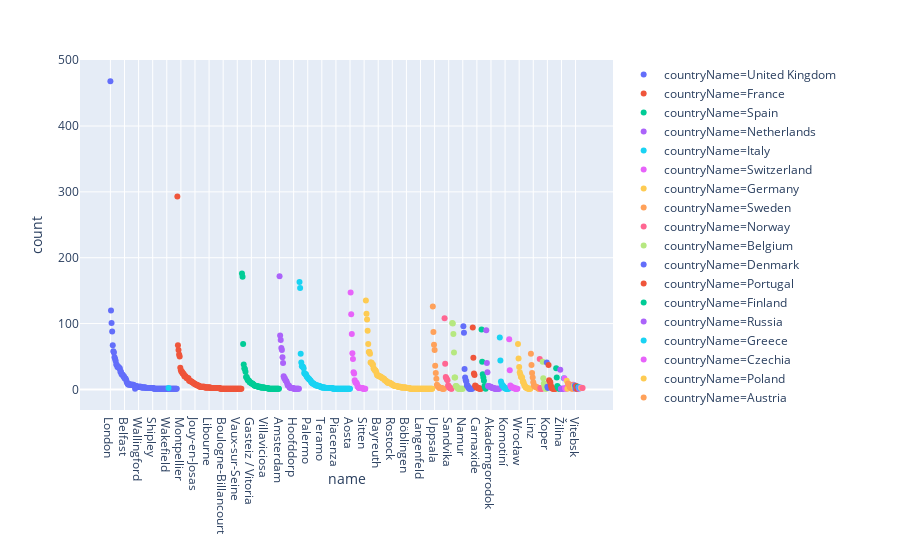

The code cell stored with this chart in its notebook:
### Code cell
px.scatter(df, x="name", y="count", color="countryName")

### Figure 1 — Plotly figure (JSON) as saved in the notebook; plotly's stock layout.template omitted (floating-point values rounded to 4 significant figures)
{"data": [{"hoverlabel": {"namelength": 0}, "hovertemplate": "countryName=United Kingdom<br>name=%{x}<br>count=%{y}", "legendgroup": "countryName=United Kingdom", "marker": {"color": "#636efa", "symbol": "circle"}, "mode": "markers", "name": "countryName=United Kingdom", "showlegend": true, "type": "scatter", "uid": "c8a11bf7-8311-45d0-afc5-17d69cec1779", "x": ["London", "Oxford", "Cambridge", "Manchester", "Edinburgh", "Newcastle upon Tyne", "Birmingham", "Glasgow", "Exeter", "Liverpool", "Leeds", "Sheffield", "Coventry", "Abingdon", "Cardiff", "York", "Redhill", "Southampton", "Norwich", "Aberdeen", "Bristol", "Welwyn Garden City", "Canterbury", "Nottingham", "Belfast", "Kingston upon Hull", "Durham", "Lancaster", "Leicester", "Didcot", "Saint Andrews", "Warrington", "Bath", "Runcorn", "Daresbury", "Dundee", "Warrington", "Taunton", "Swansea", "Reading", "Loughborough", "Egham", "Brighton", "Bangor", "Hatfield", "Newcastle under Lyme", "Craigavon", "Moreton", "Ormskirk", "Wallingford", "Bradford", "Guildford", "Colchester", "Derby", "Plymouth", "Paisley", "Box", "Chester", "Lancing", "Ipswich", "Wokingham", "Worcester", "Street", "Winchester", "High Wycombe", "Dalkeith", "Inverness", "Marlborough", "Milton Keynes", "Chesterfield", "Bournemouth", "Salford", "Scarborough", "Shipley", "Rotherham", "Bishops Stortford", "Bracknell", "Brierley Hill", "Brixham", "Bangor", "Airdrie", "Aylesbury", "Broadstairs", "Kirkcaldy", "Kilmarnock", "Lakenheath", "Larbert", "Lincoln", "Lowestoft", "Harpenden", "Coleraine", "Gateshead", "Cranfield", "Croydon", "Crumlin", "Dumfries", "Farnham", "Luton", "Wakefield", "Stoke-on-Trent", "Tranent", "Victoria", "Walkden", "Stirling", "Watford", "Witney", "Woking", "Stevenage", "Pontypridd", "Middlesbrough", "Newbury", "Newquay", "North Shields", "Peterborough", "Portsmouth", "Slough"], "xaxis": "x", "y": [468, 120, 101, 88, 67, 58, 56, 49, 46, 43, 38, 37, 34, 34, 34, 32, 32, 27, 27, 23, 23, 22, 20, 20, 17, 17, 16, 14, 11, 9, 8, 8, 8, 8, 7, 7, 7, 7, 7, 7, 7, 6, 6, 5, 5, 5, 4, 4, 4, 4, 4, 4, 4, 4, 3, 3, 3, 3, 3, 3, 3, 3, 2, 2, 2, 2, 2, 2, 2, 2, 2, 2, 2, 2, 2, 1, 1, 1, 1, 1, 1, 1, 1, 1, 1, 1, 1, 1, 1, 1, 1, 1, 1, 1, 1, 1, 1, 1, 1, 1, 1, 1, 1, 1, 1, 1, 1, 1, 1, 1, 1, 1, 1, 1, 1, 1], "yaxis": "y"}, {"hoverlabel": {"namelength": 0}, "hovertemplate": "countryName=France<br>name=%{x}<br>count=%{y}", "legendgroup": "countryName=France", "marker": {"color": "#EF553B", "symbol": "circle"}, "mode": "markers", "name": "countryName=France", "showlegend": true, "type": "scatter", "uid": "8b6ffd8d-d2d5-4fdf-8e8f-1837dbe80cb5", "x": ["Paris", "Lyon", "Villejuif", "Bordeaux", "Gif-sur-Yvette", "Marseille", "Montpellier", "Orsay", "Grenoble", "Pessac", "Tours", "Toulouse", "Brest", "Caen", "Angers", "Lille", "Saint-Martin-d’Hères", "Strasbourg", "Palaiseau", "Fontenay-aux-Roses", "Vinon-sur-Verdon", "Rennes", "Limoges", "Versailles", "Le Kremlin-Bicêtre", "Nancy", "Suresnes", "Nyons", "Créteil", "Dijon", "Jouy-en-Josas", "Nice", "Le Chesnay", "Villeurbanne", "Villetaneuse", "Vandœuvre-lès-Nancy", "Clermont-Ferrand", "Nantes", "Rouen", "Saint-Étienne", "Saint-Cloud", "Biot", "Besançon", "Amiens", "Saint-Mandé", "Saint-Genis-Laval", "Narbonne", "Avignon", "Fleury-Mérogis", "Illkirch-Graffenstaden", "Nanterre", "Issy-les-Moulineaux", "Nîmes", "Marcoussis", "Libourne", "Lorient", "Reims", "Le Pecq", "Valenciennes", "Vannes", "Perpignan", "Saint-Aubin", "La Rochelle", "Clamart", "Bron", "Meudon", "Arpajon", "Antony", "Aix-en-Provence", "Villeneuve-d'Ascq", "Saint-Maurice", "Tourcoing", "Talence", "Beauvais", "Chambéry", "Castanet-Tolosan", "Brétigny-sur-Orge", "Bourgoin", "Boulogne-Billancourt", "Beaune", "Châtillon", "Aulnay-sous-Bois", "Annecy-le-Vieux", "Annecy", "Ajaccio", "Abbeville", "Charleville-Mézières", "Orléans", "Nouzilly", "Nogent-sur-Marne", "Montivilliers", "Metz", "Meaux", "Le Mans", "Compiègne", "Firminy", "Écully", "Pierre-Bénite", "Pau", "Pleaux", "Plérin", "Saint-Germain-en-Laye", "Vaux-sur-Seine", "Tarbes", "Saint-Lô", "Saint-Julien-en-Genevois", "Roanne", "Ramonville-Saint-Agne", "Poitiers", "Villefranche-sur-Mer"], "xaxis": "x", "y": [293, 67, 60, 53, 50, 33, 29, 27, 27, 24, 24, 23, 20, 20, 20, 18, 17, 17, 17, 17, 13, 13, 13, 12, 12, 11, 11, 10, 9, 9, 8, 8, 7, 7, 6, 6, 6, 5, 4, 4, 4, 4, 4, 4, 4, 4, 4, 3, 3, 3, 3, 3, 3, 3, 3, 3, 3, 2, 2, 2, 2, 2, 2, 2, 2, 2, 2, 2, 2, 2, 2, 2, 2, 1, 1, 1, 1, 1, 1, 1, 1, 1, 1, 1, 1, 1, 1, 1, 1, 1, 1, 1, 1, 1, 1, 1, 1, 1, 1, 1, 1, 1, 1, 1, 1, 1, 1, 1, 1, 1], "yaxis": "y"}, {"hoverlabel": {"namelength": 0}, "hovertemplate": "countryName=Spain<br>name=%{x}<br>count=%{y}", "legendgroup": "countryName=Spain", "marker": {"color": "#00cc96", "symbol": "circle"}, "mode": "markers", "name": "countryName=Spain", "showlegend": true, "type": "scatter", "uid": "24d6c4a3-2f71-44dd-929b-dedb5c00efe7", "x": ["Barcelona", "Madrid", "Valencia", "Sevilla", "Granada", "Málaga", "Alcalá de Henares", "Santander", "Zaragoza", "Córdoba", "Pamplona", "Murcia", "Leioa", "Alicante", "Santiago de Compostela", "Oviedo", "Gasteiz / Vitoria", "Salamanca", "Santa Cruz de Tenerife", "Elche", "Albacete", "Bilbao", "Valladolid", "Logroño", "Jaén", "La Laguna", "Badajoz", "Ourense", "Girona", "Cañada", "Palma", "Almería", "Barakaldo", "Donostia / San Sebastián", "A Coruña", "Burgos", "Cadiz", "Castelló de la Plana", "Ciudad Real", "Paterna", "Villaviciosa", "Vigo", "Tarragona", "Lleida", "Fuenlabrada", "Tortosa", "Torrelavega", "Torrejón de Ardoz", "Sant Joan Despí", "Sant Cugat del Vallès", "Reus", "Zamora", "Pozuelo de Alarcón", "Olot", "Arrasate / Mondragón", "Valdemoro", "León", "Gijón", "Las Palmas de Gran Canaria", "Lorca", "Getafe", "Cuenca", "El Ejido", "Cartagena"], "xaxis": "x", "y": [176, 171, 69, 38, 32, 31, 27, 19, 19, 16, 14, 14, 13, 11, 11, 10, 9, 9, 9, 8, 7, 6, 6, 5, 5, 5, 5, 4, 4, 4, 4, 4, 3, 3, 3, 3, 3, 3, 3, 2, 2, 2, 2, 2, 2, 1, 1, 1, 1, 1, 1, 1, 1, 1, 1, 1, 1, 1, 1, 1, 1, 1, 1, 1], "yaxis": "y"}, {"hoverlabel": {"namelength": 0}, "hovertemplate": "countryName=Netherlands<br>name=%{x}<br>count=%{y}", "legendgroup": "countryName=Netherlands", "marker": {"color": "#ab63fa", "symbol": "circle"}, "mode": "markers", "name": "countryName=Netherlands", "showlegend": true, "type": "scatter", "uid": "d2f223eb-b5c1-466c-82f9-4d68c1021368", "x": ["Amsterdam", "Leiden", "Maastricht", "Utrecht", "Rotterdam", "Nijmegen", "Groningen", "Delft", "Wageningen", "Eindhoven", "Nieuwegein", "De Bilt", "Enschede", "The Hague", "Veldhoven", "Dordrecht", "Kampen", "Boxtel", "'s-Hertogenbosch", "Naarden", "Alkmaar", "Tilburg", "Noordwijk-Binnen", "Purmerend", "Hoofddorp", "Leeuwarden", "Vlaardingen", "Zwolle", "Hilversum", "Heteren", "Den Burg", "Almelo", "Amersfoort", "Arnhem"], "xaxis": "x", "y": [172, 82, 75, 63, 60, 49, 40, 20, 17, 17, 14, 13, 12, 9, 6, 6, 6, 3, 3, 2, 2, 2, 2, 2, 1, 1, 1, 1, 1, 1, 1, 1, 1, 1], "yaxis": "y"}, {"hoverlabel": {"namelength": 0}, "hovertemplate": "countryName=Italy<br>name=%{x}<br>count=%{y}", "legendgroup": "countryName=Italy", "marker": {"color": "#19d3f3", "symbol": "circle"}, "mode": "markers", "name": "countryName=Italy", "showlegend": true, "type": "scatter", "uid": "1975f0cc-a780-4622-91ba-61ac72e6a12b", "x": ["Milan", "Rome", "Florence", "Naples", "Padova", "Rozzano", "Turin", "Pisa", "Parma", "Bologna", "Chieti", "Perugia", "Pavia", "Brescia", "Palermo", "Genoa", "Verona", "Trieste", "Catania", "Bari", "Lecce", "Cagliari", "Udine", "Reggio Calabria", "Siena", "Modena", "Caserta", "Trento", "Bergamo", "L'Aquila", "Negrar", "Ancona", "Fisciano", "Campobasso", "Candiolo", "Bolzano", "Benevento", "Mangone", "Teramo", "Como", "Cassino", "Aviano", "Messina", "Veruno", "Monza", "Lodi", "Forlì", "Foggia", "Ferrara", "Cuneo", "San Vito al Tagliamento", "Bisceglie", "Sassari", "Venice", "Vicenza", "Seriate", "Scandiano", "Lumezzane", "Montescano", "Ravenna", "Pozzilli", "Pietra Ligure", "Piacenza", "Mantova", "Lecco", "Grosseto", "Reggio nell'Emilia", "Desio", "San Donato Milanese", "Urbino", "Treviso", "Tivoli", "Taranto", "San Giovanni Rotondo", "Este", "Cotignola", "Cosenza", "Castellaneta", "Casalecchio di Reno", "Brindisi", "Belluno", "Avezzano", "Aversa", "Asti", "Ariano Irpino-Martiri", "Arezzo", "Aosta"], "xaxis": "x", "y": [163, 154, 54, 41, 35, 35, 34, 32, 25, 24, 23, 23, 20, 19, 18, 16, 16, 15, 14, 13, 11, 11, 9, 9, 9, 8, 7, 7, 6, 6, 6, 6, 5, 5, 5, 4, 4, 4, 3, 3, 3, 3, 3, 3, 2, 2, 2, 2, 2, 2, 2, 2, 2, 2, 2, 2, 2, 1, 1, 1, 1, 1, 1, 1, 1, 1, 1, 1, 1, 1, 1, 1, 1, 1, 1, 1, 1, 1, 1, 1, 1, 1, 1, 1, 1, 1, 1], "yaxis": "y"}, {"hoverlabel": {"namelength": 0}, "hovertemplate": "countryName=Switzerland<br>name=%{x}<br>count=%{y}", "legendgroup": "countryName=Switzerland", "marker": {"color": "#e763fa", "symbol": "circle"}, "mode": "markers", "name": "countryName=Switzerland", "showlegend": true, "type": "scatter", "uid": "e9ebafe3-ba40-4ac2-9343-fa2843124f92", "x": ["Zürich", "Lausanne", "Genève", "Basel", "Bern", "Fribourg", "Lugano", "Sankt Gallen", "Luzern", "Neuchâtel", "Genolier", "Villigen", "Rüschlikon", "Kaiseraugst", "Plan-les-Ouates", "Frick", "Winterthur", "Dübendorf", "Bassersdorf", "Davos", "Bellinzona", "Zürich (Kreis 7) / Hirslanden", "Kirchlindach", "Sitten", "Vevey", "Wallisellen"], "xaxis": "x", "y": [147, 114, 84, 55, 46, 26, 24, 14, 11, 10, 10, 8, 4, 4, 2, 2, 2, 2, 2, 2, 2, 1, 1, 1, 1, 1], "yaxis": "y"}, {"hoverlabel": {"namelength": 0}, "hovertemplate": "countryName=Germany<br>name=%{x}<br>count=%{y}", "legendgroup": "countryName=Germany", "marker": {"color": "#FECB52", "symbol": "circle"}, "mode": "markers", "name": "countryName=Germany", "showlegend": true, "type": "scatter", "uid": "96cfd16d-cc2f-40d1-8dd5-237f28bdee42", "x": ["Berlin", "Munich", "Heidelberg", "Hamburg", "Leipzig", "Freiburg", "Köln", "Göttingen", "Erlangen", "Essen", "Potsdam", "Garching bei München", "Frankfurt am Main", "Bonn", "Tübingen", "Gießen", "Bremen", "Mannheim", "Dresden", "Düsseldorf", "Kassel", "Bayreuth", "Osnabrück", "Bielefeld", "Hannover", "Kaiserslautern", "Greifswald", "Stuttgart", "Würzburg", "Münster", "Kiel", "Braunschweig", "Aachen", "Darmstadt", "Bochum", "Lübeck", "Jena", "Ludwigshafen am Rhein", "Marburg an der Lahn", "Mainz", "Karlsruhe", "Ulm", "Borstel", "Jülich", "Homburg", "Rostock", "Bad Nauheim", "Magdeburg", "Nürnberg", "Offenbach", "Oberkochen", "Regensburg", "Halle (Saale)", "Geesthacht", "Ingelheim am Rhein", "Augsburg", "Cottbus", "Chemnitz", "Freising", "Witten", "Trier", "Saarbrücken", "Sankt Augustin", "Schenefeld", "Erfurt", "Wiesbaden", "Oldenburg", "Bad Mergentheim", "Denzlingen", "Böblingen", "Bad Homburg vor der Höhe", "Strausberg", "Eisenach", "Eichstätt", "Werdohl", "Mittweida", "Unterschleißheim", "Garching an der Alz", "Fürth", "Friedrichshafen", "Warendorf", "Wesel", "Frankfurt (Oder)", "Ettlingen", "Tuttlingen", "Esslingen", "Weßling", "Dortmund", "Sigmaringen", "Denkendorf", "Mönchengladbach", "Murnau am Staffelsee", "Lengede", "Langenfeld", "Konstanz", "Neubrandenburg", "Oberschleißheim", "Pinneberg", "Siegen", "Rendsburg", "Rheda-Wiedenbrück", "Ilmenau", "Rosenheim", "Herne", "Hameln", "Schmallenberg", "Dachau", "Bad Oeynhausen", "Bremerhaven", "Bottrop", "Bad Münstereifel", "Bad Berka", "Albstadt", "Lüneburg"], "xaxis": "x", "y": [135, 115, 106, 89, 69, 57, 57, 54, 41, 41, 40, 38, 38, 32, 31, 29, 29, 28, 25, 22, 21, 21, 20, 20, 20, 19, 19, 18, 17, 17, 16, 16, 14, 14, 13, 12, 12, 10, 10, 10, 10, 10, 9, 9, 8, 7, 7, 6, 6, 5, 5, 5, 5, 5, 4, 4, 4, 4, 4, 4, 3, 3, 3, 3, 3, 3, 3, 3, 3, 2, 2, 2, 2, 2, 2, 1, 1, 1, 1, 1, 1, 1, 1, 1, 1, 1, 1, 1, 1, 1, 1, 1, 1, 1, 1, 1, 1, 1, 1, 1, 1, 1, 1, 1, 1, 1, 1, 1, 1, 1, 1, 1, 1, 1], "yaxis": "y"}, {"hoverlabel": {"namelength": 0}, "hovertemplate": "countryName=Sweden<br>name=%{x}<br>count=%{y}", "legendgroup": "countryName=Sweden", "marker": {"color": "#FFA15A", "symbol": "circle"}, "mode": "markers", "name": "countryName=Sweden", "showlegend": true, "type": "scatter", "uid": "a648d394-61f7-477b-bed3-c3c56547ed1e", "x": ["Stockholm", "Göteborg", "Lund", "Uppsala", "Linköping", "Umeå", "Örebro", "Södertälje", "Norrköping", "Solna", "Skövde", "Nacka", "Mölndal", "Malmö", "Karlstad", "Luleå", "Kista", "Eskilstuna", "Falun", "Gävle"], "xaxis": "x", "y": [126, 87, 68, 60, 36, 25, 16, 7, 5, 4, 4, 2, 2, 2, 2, 2, 1, 1, 1, 1], "yaxis": "y"}, {"hoverlabel": {"namelength": 0}, "hovertemplate": "countryName=Norway<br>name=%{x}<br>count=%{y}", "legendgroup": "countryName=Norway", "marker": {"color": "#FF6692", "symbol": "circle"}, "mode": "markers", "name": "countryName=Norway", "showlegend": true, "type": "scatter", "uid": "7c3ea5a7-ad0c-4114-820e-13ad9ec15cbc", "x": ["Oslo", "Bergen", "Stavanger", "Lillestrøm", "Trondheim", "Tromsø", "Ås", "Sandvika", "Hov", "Drammen", "Asker", "Tønsberg", "Arendal"], "xaxis": "x", "y": [108, 39, 19, 17, 15, 14, 6, 5, 3, 2, 2, 1, 1], "yaxis": "y"}, {"hoverlabel": {"namelength": 0}, "hovertemplate": "countryName=Belgium<br>name=%{x}<br>count=%{y}", "legendgroup": "countryName=Belgium", "marker": {"color": "#B6E880", "symbol": "circle"}, "mode": "markers", "name": "countryName=Belgium", "showlegend": true, "type": "scatter", "uid": "13a89d35-a5bb-49d4-aeb3-df607b3114a4", "x": ["Leuven", "Gent", "Brussels", "Antwerpen", "Louvain-la-Neuve", "Liège", "Charleroi", "Aalst", "Torhout", "Sint-Niklaas", "Bonheiden", "Geel", "Gembloux", "Mechelen", "Melle", "Merelbeke", "Mol", "Mons", "Namur"], "xaxis": "x", "y": [101, 100, 84, 56, 18, 18, 5, 5, 4, 2, 1, 1, 1, 1, 1, 1, 1, 1, 1], "yaxis": "y"}, {"hoverlabel": {"namelength": 0}, "hovertemplate": "countryName=Denmark<br>name=%{x}<br>count=%{y}", "legendgroup": "countryName=Denmark", "marker": {"color": "#636efa", "symbol": "circle"}, "mode": "markers", "name": "countryName=Denmark", "showlegend": true, "type": "scatter", "uid": "a9d0a545-7961-460c-816b-89e04de83284", "x": ["Århus", "Copenhagen", "Kongens Lyngby", "Aalborg", "Odense", "Roskilde", "Vejle", "Hvidovre", "Varde", "Herlev", "Bjerringbro", "Glostrup", "Holbæk", "Hørsholm", "Nykøbing Falster", "Taastrup"], "xaxis": "x", "y": [96, 86, 31, 18, 14, 12, 6, 6, 4, 2, 1, 1, 1, 1, 1, 1], "yaxis": "y"}, {"hoverlabel": {"namelength": 0}, "hovertemplate": "countryName=Portugal<br>name=%{x}<br>count=%{y}", "legendgroup": "countryName=Portugal", "marker": {"color": "#EF553B", "symbol": "circle"}, "mode": "markers", "name": "countryName=Portugal", "showlegend": true, "type": "scatter", "uid": "d4f13883-a339-4ddd-b30a-c309cdf4aa0c", "x": ["Lisbon", "Porto", "Coimbra", "Braga", "Aveiro", "Porto Salvo", "Amadora", "Carnaxide", "Oeiras", "Évora", "Leiria", "Matosinhos", "Castelo Branco", "Funchal", "Queluz"], "xaxis": "x", "y": [94, 48, 24, 22, 6, 5, 3, 3, 3, 2, 2, 1, 1, 1, 1], "yaxis": "y"}, {"hoverlabel": {"namelength": 0}, "hovertemplate": "countryName=Finland<br>name=%{x}<br>count=%{y}", "legendgroup": "countryName=Finland", "marker": {"color": "#00cc96", "symbol": "circle"}, "mode": "markers", "name": "countryName=Finland", "showlegend": true, "type": "scatter", "uid": "9d3d6b02-f63c-4d18-8a2b-52a6a7d33d5c", "x": ["Helsinki", "Turku", "Kuopio", "Tampere", "Oulu", "Espoo", "Jyväskylä", "Jokioinen"], "xaxis": "x", "y": [91, 42, 23, 18, 13, 5, 3, 1], "yaxis": "y"}, {"hoverlabel": {"namelength": 0}, "hovertemplate": "countryName=Russia<br>name=%{x}<br>count=%{y}", "legendgroup": "countryName=Russia", "marker": {"color": "#ab63fa", "symbol": "circle"}, "mode": "markers", "name": "countryName=Russia", "showlegend": true, "type": "scatter", "uid": "31c501f1-d349-4962-9385-a50cf065cd93", "x": ["Moscow", "Novosibirsk", "Saint Petersburg", "Yekaterinburg", "Krasnoyarsk", "Nizhniy Novgorod", "Kazan", "Irkutsk", "Akademgorodok", "Kaliningrad", "Petropavlovsk-Kamchatsky", "Skolkovo", "Dolgoprudnyy", "Chelyabinsk", "Vladimir", "Amga", "Kemerovo", "Perm", "Komsomol’skiy", "Khimki", "Vladivostok", "Dubna", "Ryazan’"], "xaxis": "x", "y": [90, 40, 26, 5, 5, 4, 4, 4, 4, 3, 2, 2, 2, 2, 1, 1, 1, 1, 1, 1, 1, 1, 1], "yaxis": "y"}, {"hoverlabel": {"namelength": 0}, "hovertemplate": "countryName=Greece<br>name=%{x}<br>count=%{y}", "legendgroup": "countryName=Greece", "marker": {"color": "#19d3f3", "symbol": "circle"}, "mode": "markers", "name": "countryName=Greece", "showlegend": true, "type": "scatter", "uid": "688b22a5-ab2a-40e6-8b98-f005d807e42b", "x": ["Athens", "Thessaloníki", "Irákleion", "Ioánnina", "Pátra", "Chaniá", "Rethymno", "Volos", "Mytilene", "Komotiní", "Kateríni", "Maroúsi", "Trípoli", "Piraeus", "Lamía", "Lárisa"], "xaxis": "x", "y": [79, 44, 12, 9, 6, 5, 5, 3, 2, 2, 1, 1, 1, 1, 1, 1], "yaxis": "y"}, {"hoverlabel": {"namelength": 0}, "hovertemplate": "countryName=Czechia<br>name=%{x}<br>count=%{y}", "legendgroup": "countryName=Czechia", "marker": {"color": "#e763fa", "symbol": "circle"}, "mode": "markers", "name": "countryName=Czechia", "showlegend": true, "type": "scatter", "uid": "a9409ec5-b831-4f7c-9fc6-d11c2e84c99d", "x": ["Prague", "Brno", "České Budějovice", "Ondřejov", "Dolní Břežany", "Liberec", "Olomouc", "Ostrava", "Pardubice", "Třeboň", "Vestec", "Podolí", "Opava", "Hradec Králové", "Břeclav"], "xaxis": "x", "y": [76, 29, 6, 4, 3, 3, 3, 3, 2, 2, 1, 1, 1, 1, 1], "yaxis": "y"}, {"hoverlabel": {"namelength": 0}, "hovertemplate": "countryName=Poland<br>name=%{x}<br>count=%{y}", "legendgroup": "countryName=Poland", "marker": {"color": "#FECB52", "symbol": "circle"}, "mode": "markers", "name": "countryName=Poland", "showlegend": true, "type": "scatter", "uid": "0a38f563-6e2b-499c-ac40-24c9b2d26af4", "x": ["Warsaw", "Kraków", "Wrocław", "Poznań", "Białystok", "Gdańsk", "Łódź", "Lublin", "Toruń", "Bydgoszcz", "Katowice", "Zabrze", "Olsztyn", "Szczecin", "Rzeszów", "Puławy", "Gliwice", "Trzebownisko", "Siedlce", "Radom", "Legionowo", "Gdynia"], "xaxis": "x", "y": [69, 47, 34, 26, 23, 19, 19, 18, 12, 12, 9, 6, 5, 3, 3, 2, 2, 1, 1, 1, 1, 1], "yaxis": "y"}, {"hoverlabel": {"namelength": 0}, "hovertemplate": "countryName=Austria<br>name=%{x}<br>count=%{y}", "legendgroup": "countryName=Austria", "marker": {"color": "#FFA15A", "symbol": "circle"}, "mode": "markers", "name": "countryName=Austria", "showlegend": true, "type": "scatter", "uid": "7612ab0f-2352-4be4-b2c0-491ccccb2b5f", "x": ["Vienna", "Graz", "Innsbruck", "Salzburg", "Linz", "Laxenburg", "Wiener Neustadt", "Dornbirn", "Seibersdorf", "Wels", "Klagenfurt am Wörthersee", "Deutsch-Wagram", "Tulln", "Klosterneuburg", "Leoben"], "xaxis": "x", "y": [54, 37, 25, 18, 11, 6, 5, 4, 4, 4, 3, 3, 2, 1, 1], "yaxis": "y"}, {"hoverlabel": {"namelength": 0}, "hovertemplate": "countryName=Serbia<br>name=%{x}<br>count=%{y}", "legendgroup": "countryName=Serbia", "marker": {"color": "#FF6692", "symbol": "circle"}, "mode": "markers", "name": "countryName=Serbia", "showlegend": true, "type": "scatter", "uid": "0c0d49e5-23c1-4211-bcb7-2b46b6f7d84d", "x": ["Belgrade", "Niš", "Pančevo", "Subotica", "Novi Sad"], "xaxis": "x", "y": [46, 2, 1, 1, 1], "yaxis": "y"}, {"hoverlabel": {"namelength": 0}, "hovertemplate": "countryName=Ireland<br>name=%{x}<br>count=%{y}", "legendgroup": "countryName=Ireland", "marker": {"color": "#B6E880", "symbol": "circle"}, "mode": "markers", "name": "countryName=Ireland", "showlegend": true, "type": "scatter", "uid": "269390b6-bd42-433d-bfa2-00acd52796cc", "x": ["Dublin", "Gaillimh", "Cork", "Maynooth", "Carlow", "Waterford", "Naas"], "xaxis": "x", "y": [42, 17, 9, 5, 2, 1, 1], "yaxis": "y"}, {"hoverlabel": {"namelength": 0}, "hovertemplate": "countryName=Slovenia<br>name=%{x}<br>count=%{y}", "legendgroup": "countryName=Slovenia", "marker": {"color": "#636efa", "symbol": "circle"}, "mode": "markers", "name": "countryName=Slovenia", "showlegend": true, "type": "scatter", "uid": "30e8e207-ee48-4a37-b694-e5a338dc9d5a", "x": ["Ljubljana", "Koper", "Maribor"], "xaxis": "x", "y": [41, 4, 2], "yaxis": "y"}, {"hoverlabel": {"namelength": 0}, "hovertemplate": "countryName=Romania<br>name=%{x}<br>count=%{y}", "legendgroup": "countryName=Romania", "marker": {"color": "#EF553B", "symbol": "circle"}, "mode": "markers", "name": "countryName=Romania", "showlegend": true, "type": "scatter", "uid": "93cfe3b8-6321-40c9-96f9-a32300618473", "x": ["Bucharest", "Cluj-Napoca", "Iaşi", "Târgu-Mureş", "Sibiu", "Timişoara", "Oradea", "Suceava", "Tulcea", "Craiova", "Baloteşti", "Bacău", "Maşloc"], "xaxis": "x", "y": [37, 14, 12, 11, 6, 2, 2, 1, 1, 1, 1, 1, 1], "yaxis": "y"}, {"hoverlabel": {"namelength": 0}, "hovertemplate": "countryName=Hungary<br>name=%{x}<br>count=%{y}", "legendgroup": "countryName=Hungary", "marker": {"color": "#00cc96", "symbol": "circle"}, "mode": "markers", "name": "countryName=Hungary", "showlegend": true, "type": "scatter", "uid": "bdba2bb5-eaad-4d8a-90ce-104bd41e92e0", "x": ["Budapest", "Szeged", "Debrecen", "Csongrád", "Győr", "Miskolc", "Pécs"], "xaxis": "x", "y": [32, 18, 5, 3, 2, 1, 1], "yaxis": "y"}, {"hoverlabel": {"namelength": 0}, "hovertemplate": "countryName=Slovakia<br>name=%{x}<br>count=%{y}", "legendgroup": "countryName=Slovakia", "marker": {"color": "#ab63fa", "symbol": "circle"}, "mode": "markers", "name": "countryName=Slovakia", "showlegend": true, "type": "scatter", "uid": "d82c86a2-d5eb-47b1-9433-40025a4c58ae", "x": ["Bratislava", "Košice", "Žilina", "Trnava", "Nitra", "Komárno"], "xaxis": "x", "y": [30, 1, 1, 1, 1, 1], "yaxis": "y"}, {"hoverlabel": {"namelength": 0}, "hovertemplate": "countryName=Malta<br>name=%{x}<br>count=%{y}", "legendgroup": "countryName=Malta", "marker": {"color": "#19d3f3", "symbol": "circle"}, "mode": "markers", "name": "countryName=Malta", "showlegend": true, "type": "scatter", "uid": "c369dc55-4f8b-4a30-9ccf-923efbcf617e", "x": ["Imsida", "Victoria"], "xaxis": "x", "y": [17, 2], "yaxis": "y"}, {"hoverlabel": {"namelength": 0}, "hovertemplate": "countryName=Bulgaria<br>name=%{x}<br>count=%{y}", "legendgroup": "countryName=Bulgaria", "marker": {"color": "#e763fa", "symbol": "circle"}, "mode": "markers", "name": "countryName=Bulgaria", "showlegend": true, "type": "scatter", "uid": "580c8356-8613-4282-9066-45044ccae07c", "x": ["Sofia", "Plovdiv", "Pleven", "Veliko Tŭrnovo"], "xaxis": "x", "y": [17, 2, 1, 1], "yaxis": "y"}, {"hoverlabel": {"namelength": 0}, "hovertemplate": "countryName=Croatia<br>name=%{x}<br>count=%{y}", "legendgroup": "countryName=Croatia", "marker": {"color": "#FECB52", "symbol": "circle"}, "mode": "markers", "name": "countryName=Croatia", "showlegend": true, "type": "scatter", "uid": "9b872ecf-3b65-4ef4-9678-106d7be6b933", "x": ["Zagreb", "Split"], "xaxis": "x", "y": [13, 1], "yaxis": "y"}, {"hoverlabel": {"namelength": 0}, "hovertemplate": "countryName=Ukraine<br>name=%{x}<br>count=%{y}", "legendgroup": "countryName=Ukraine", "marker": {"color": "#FFA15A", "symbol": "circle"}, "mode": "markers", "name": "countryName=Ukraine", "showlegend": true, "type": "scatter", "uid": "0d092fdb-817c-440d-a0de-67e9dccc7264", "x": ["Kyiv", "Lviv", "Dnipro", "Bakhchisaray", "Odessa", "Kherson", "Kharkiv", "Vinnytsya", "Ternopil’"], "xaxis": "x", "y": [9, 8, 8, 4, 3, 2, 2, 1, 1], "yaxis": "y"}, {"hoverlabel": {"namelength": 0}, "hovertemplate": "countryName=Iceland<br>name=%{x}<br>count=%{y}", "legendgroup": "countryName=Iceland", "marker": {"color": "#FF6692", "symbol": "circle"}, "mode": "markers", "name": "countryName=Iceland", "showlegend": true, "type": "scatter", "uid": "cfdd7443-f0e2-4fdf-9274-28bdf73ee4ea", "x": ["Reykjavík"], "xaxis": "x", "y": [7], "yaxis": "y"}, {"hoverlabel": {"namelength": 0}, "hovertemplate": "countryName=Estonia<br>name=%{x}<br>count=%{y}", "legendgroup": "countryName=Estonia", "marker": {"color": "#B6E880", "symbol": "circle"}, "mode": "markers", "name": "countryName=Estonia", "showlegend": true, "type": "scatter", "uid": "a5312792-0c13-4dda-9ebd-20823fadc940", "x": ["Tartu", "Tallinn"], "xaxis": "x", "y": [6, 3], "yaxis": "y"}, {"hoverlabel": {"namelength": 0}, "hovertemplate": "countryName=Belarus<br>name=%{x}<br>count=%{y}", "legendgroup": "countryName=Belarus", "marker": {"color": "#636efa", "symbol": "circle"}, "mode": "markers", "name": "countryName=Belarus", "showlegend": true, "type": "scatter", "uid": "3612b9f6-8b0f-4966-8e3e-855b7b5c23b1", "x": ["Minsk", "Vitebsk"], "xaxis": "x", "y": [6, 1], "yaxis": "y"}, {"hoverlabel": {"namelength": 0}, "hovertemplate": "countryName=Albania<br>name=%{x}<br>count=%{y}", "legendgroup": "countryName=Albania", "marker": {"color": "#EF553B", "symbol": "circle"}, "mode": "markers", "name": "countryName=Albania", "showlegend": true, "type": "scatter", "uid": "57004d93-80dc-4411-9187-ee0c615ddd62", "x": ["Tirana", "Durrës", "Vlorë"], "xaxis": "x", "y": [5, 1, 1], "yaxis": "y"}, {"hoverlabel": {"namelength": 0}, "hovertemplate": "countryName=Latvia<br>name=%{x}<br>count=%{y}", "legendgroup": "countryName=Latvia", "marker": {"color": "#00cc96", "symbol": "circle"}, "mode": "markers", "name": "countryName=Latvia", "showlegend": true, "type": "scatter", "uid": "bb2741fc-f3be-499b-b5df-4b067366ea3d", "x": ["Riga"], "xaxis": "x", "y": [4], "yaxis": "y"}, {"hoverlabel": {"namelength": 0}, "hovertemplate": "countryName=Lithuania<br>name=%{x}<br>count=%{y}", "legendgroup": "countryName=Lithuania", "marker": {"color": "#ab63fa", "symbol": "circle"}, "mode": "markers", "name": "countryName=Lithuania", "showlegend": true, "type": "scatter", "uid": "ebf14cd5-441d-4550-9f39-e7878e92c04d", "x": ["Kaunas", "Vilnius"], "xaxis": "x", "y": [3, 1], "yaxis": "y"}, {"hoverlabel": {"namelength": 0}, "hovertemplate": "countryName=Bosnia and Herzegovina<br>name=%{x}<br>count=%{y}", "legendgroup": "countryName=Bosnia and Herzegovina", "marker": {"color": "#19d3f3", "symbol": "circle"}, "mode": "markers", "name": "countryName=Bosnia and Herzegovina", "showlegend": true, "type": "scatter", "uid": "facd86df-8853-4991-a6ae-93bcae6ef1f5", "x": ["Sarajevo", "Bijeljina"], "xaxis": "x", "y": [3, 2], "yaxis": "y"}, {"hoverlabel": {"namelength": 0}, "hovertemplate": "countryName=Luxembourg<br>name=%{x}<br>count=%{y}", "legendgroup": "countryName=Luxembourg", "marker": {"color": "#e763fa", "symbol": "circle"}, "mode": "markers", "name": "countryName=Luxembourg", "showlegend": true, "type": "scatter", "uid": "6b0f6959-b260-418d-b929-3b35dda19d9e", "x": ["Luxembourg"], "xaxis": "x", "y": [3], "yaxis": "y"}, {"hoverlabel": {"namelength": 0}, "hovertemplate": "countryName=Montenegro<br>name=%{x}<br>count=%{y}", "legendgroup": "countryName=Montenegro", "marker": {"color": "#FECB52", "symbol": "circle"}, "mode": "markers", "name": "countryName=Montenegro", "showlegend": true, "type": "scatter", "uid": "df715291-2668-492a-ab02-965f8517e631", "x": ["Podgorica"], "xaxis": "x", "y": [2], "yaxis": "y"}, {"hoverlabel": {"namelength": 0}, "hovertemplate": "countryName=Moldova<br>name=%{x}<br>count=%{y}", "legendgroup": "countryName=Moldova", "marker": {"color": "#FFA15A", "symbol": "circle"}, "mode": "markers", "name": "countryName=Moldova", "showlegend": true, "type": "scatter", "uid": "e12df899-d63d-478e-b5b7-fba958182de0", "x": ["Chisinau"], "xaxis": "x", "y": [2], "yaxis": "y"}, {"hoverlabel": {"namelength": 0}, "hovertemplate": "countryName=Monaco<br>name=%{x}<br>count=%{y}", "legendgroup": "countryName=Monaco", "marker": {"color": "#FF6692", "symbol": "circle"}, "mode": "markers", "name": "countryName=Monaco", "showlegend": true, "type": "scatter", "uid": "ac89b0d2-18ac-4d21-8378-f1778675377a", "x": ["Monaco"], "xaxis": "x", "y": [2], "yaxis": "y"}], "layout": {"autosize": true, "grid": {"xaxes": ["x"], "xgap": 0.1, "xside": "bottom", "yaxes": ["y"], "ygap": 0.1, "yside": "left"}, "legend": {"tracegroupgap": 0}, "margin": {"t": 60}, "xaxis": {"autorange": true, "range": [-48.83, 852.8], "title": {"text": "name"}, "type": "category"}, "yaxis": {"autorange": true, "range": [-30.76, 499.8], "title": {"text": "count"}, "type": "linear"}}}
